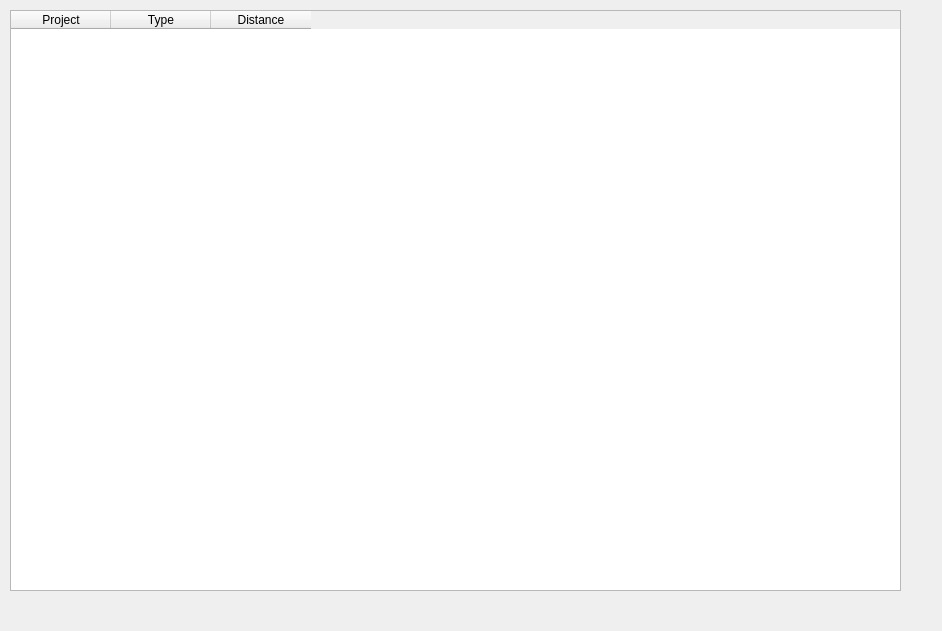
<?xml version="1.0" encoding="UTF-8"?>
<ui version="4.0">
 <class>dlgImpacts</class>
 <widget class="QDialog" name="dlgImpacts">
  <property name="geometry">
   <rect>
    <x>0</x>
    <y>0</y>
    <width>942</width>
    <height>631</height>
   </rect>
  </property>
  <property name="windowTitle">
   <string>Impacts Table</string>
  </property>
  <widget class="QTableWidget" name="tblImpacts">
   <property name="geometry">
    <rect>
     <x>10</x>
     <y>10</y>
     <width>891</width>
     <height>581</height>
    </rect>
   </property>
   <property name="alternatingRowColors">
    <bool>true</bool>
   </property>
   <column>
    <property name="text">
     <string>Project</string>
    </property>
   </column>
   <column>
    <property name="text">
     <string>Type</string>
    </property>
   </column>
   <column>
    <property name="text">
     <string>Distance</string>
    </property>
   </column>
  </widget>
 </widget>
 <resources/>
 <connections/>
</ui>
